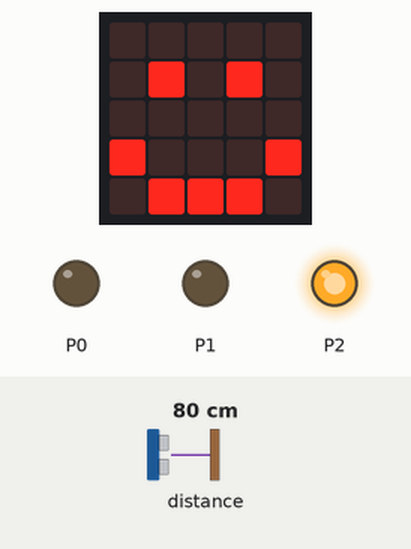
Simulated run of this program. Board: BBC micro:bit (MakeCode). Shown: the board's 5×5 LED display, output pins drawn as LEDs (lit = HIGH). Inputs (shaded band) come from the test bench; at power-on: distance to the obstacle 80 cm.

Above: at 1.2 s.
1.3 s: distance to the obstacle set to 22 cm
3.0 s: distance to the obstacle set to 18 cm
At 3.6 s:
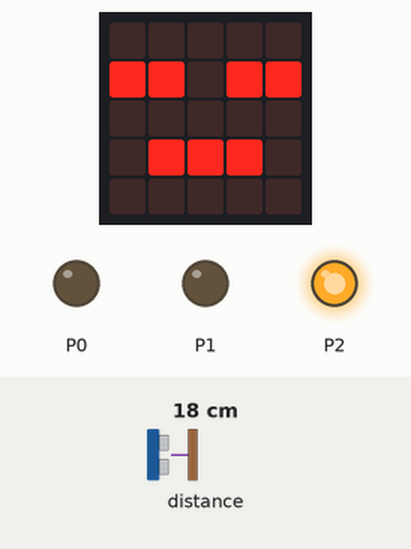
At 4.3 s:
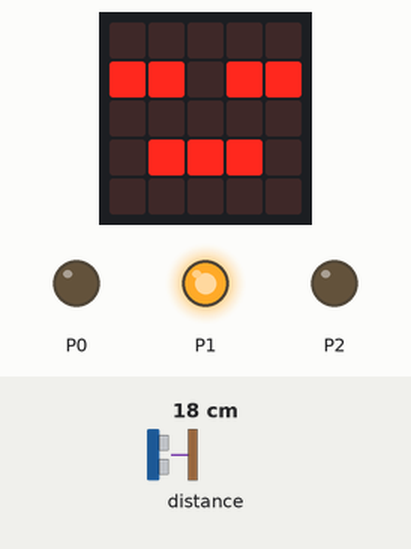
5.2 s: distance to the obstacle set to 11 cm
6.8 s: distance to the obstacle set to 8 cm
At 8.1 s:
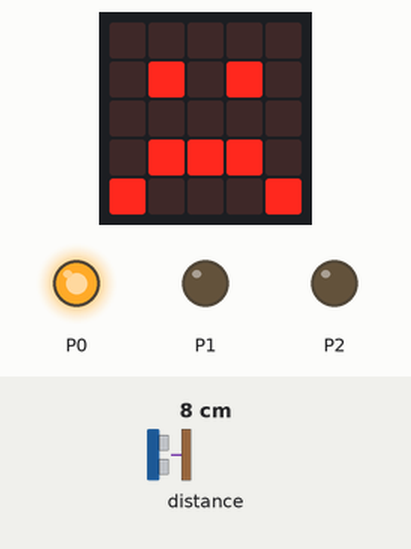
Timing chart, 0 to 9.8 s (numbered marks = the images above; inputs shaded):
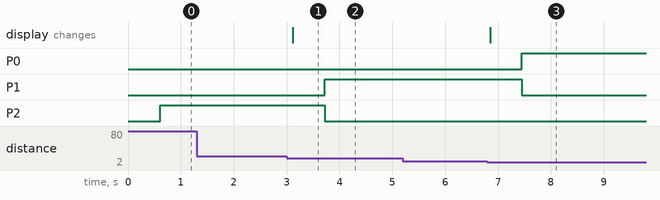

The program:

main.ts
```typescript
let Distanz = 0
basic.forever(function () {
    Distanz = sonar.ping(
    DigitalPin.P13,
    DigitalPin.P15,
    PingUnit.Centimeters
    )
    if (Distanz < 10) {
        basic.showIcon(IconNames.Sad)
        pins.digitalWritePin(DigitalPin.P0, 1)
        pins.digitalWritePin(DigitalPin.P1, 0)
        pins.digitalWritePin(DigitalPin.P2, 0)
    } else if (Distanz < 20) {
        basic.showIcon(IconNames.Asleep)
        pins.digitalWritePin(DigitalPin.P0, 0)
        pins.digitalWritePin(DigitalPin.P1, 1)
        pins.digitalWritePin(DigitalPin.P2, 0)
    } else {
        basic.showIcon(IconNames.Happy)
        pins.digitalWritePin(DigitalPin.P0, 0)
        pins.digitalWritePin(DigitalPin.P1, 0)
        pins.digitalWritePin(DigitalPin.P2, 1)
    }
})
```

test.ts
```typescript
// Hier kann man Tests durchführen; diese Datei wird nicht kompiliert, wenn dieses Paket als Erweiterung verwendet wird.
```

Measured:
- the behaviour switches between 20 and 19 cm on distance to the obstacle (found by bisection; images 0 and 1)
- the behaviour switches between 10 and 9 cm on distance to the obstacle (found by bisection; images 2 and 3)
- after the input at 1.3 s, every drawn part: stays the same
- after the input at 3.0 s, P1: LOW → HIGH after 0.72 s; P2: HIGH → LOW after 0.72 s; the display: changes after 0.12 s (image 1)
- after the input at 5.2 s, every drawn part: stays the same
- after the input at 6.8 s, P0: LOW → HIGH after 0.65 s; P1: HIGH → LOW after 0.65 s; the display: changes after 0.05 s (image 3)
